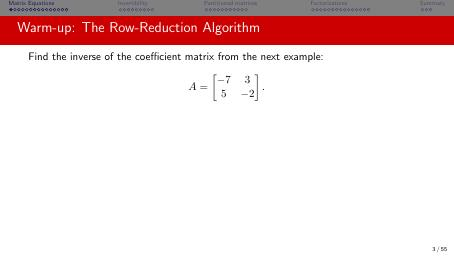
#> input picture tmp/pdfs/lecture5-qa/page-003.jpg, 454 x 256 px; its folder holds only this picture in this run
$ python make_montage.py
#> lines starting #> are read from the running program, lines starting #| are printed output that depends on the picture
from pathlib import Path
from PIL import Image, ImageDraw

root = Path(__file__).parent
pages = sorted(root.glob("page-*.jpg"))
thumb_w, thumb_h = 384, 216
cols, rows = 4, 3
for sheet_index in range(0, len(pages), cols * rows):
    group = pages[sheet_index:sheet_index + cols * rows]
    sheet = Image.new("RGB", (cols * thumb_w, rows * (thumb_h + 22)), "white")
#> sheet: PIL image 1536x714 RGB; every value is 255
    draw = ImageDraw.Draw(sheet)
    for i, path in enumerate(group):
        with Image.open(path) as src:
#> src is the input picture: PIL image 454x256 RGB; mean R, G, B 239.3, 217.7, 218
            thumb = src.convert("RGB").resize((thumb_w, thumb_h))
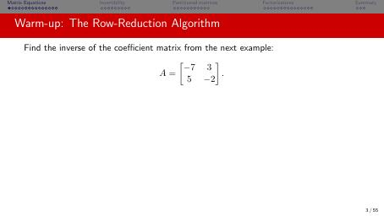
#> thumb: PIL image 384x216 RGB; mean R, G, B 239.3, 217.7, 217.9
        x = (i % cols) * thumb_w
        y = (i // cols) * (thumb_h + 22)
        sheet.paste(thumb, (x, y))
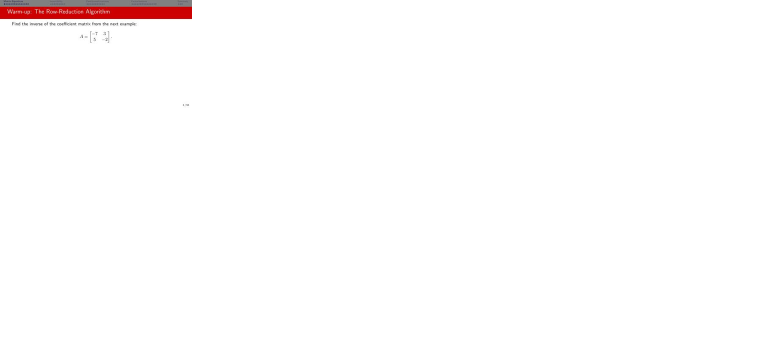
#> sheet: PIL image 1536x714 RGB (shown at 1/2 size); mean R, G, B 253.8, 252.2, 252.2
        page_no = sheet_index + i + 1
        draw.text((x + 6, y + thumb_h + 3), f"PDF page {page_no}", fill="black")
    out = root / f"contact-{sheet_index // (cols * rows) + 1:02d}.jpg"
    sheet.save(out, quality=88)

$ run again, on tmp/pdfs/lecture5-qa/page-008.jpg
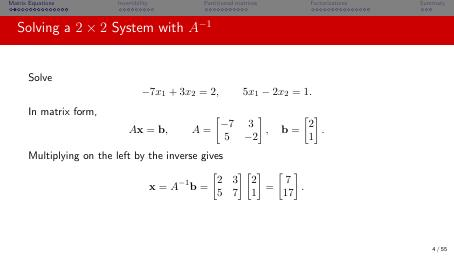
#> input picture tmp/pdfs/lecture5-qa/page-008.jpg, 454 x 256 px
#> src is the input picture: PIL image 454x256 RGB; mean R, G, B 238.1, 216.1, 216.3
#> `thumb = src.convert("RGB").resize((thumb_w, thumb_h))`:
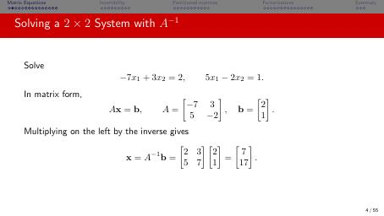
#> thumb: PIL image 384x216 RGB; mean R, G, B 238, 216, 216.2
#> `sheet.paste(thumb, (x, y))`:
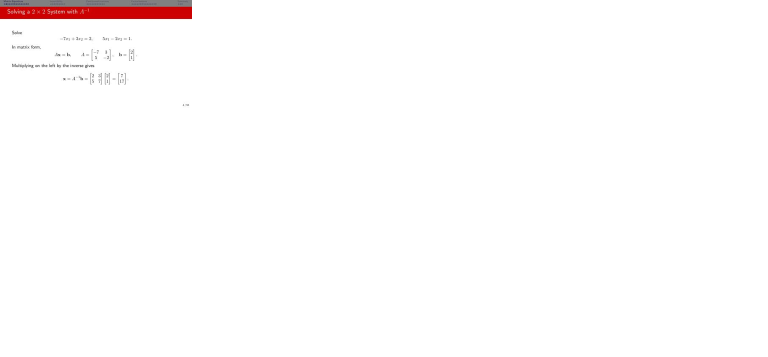
#> sheet: PIL image 1536x714 RGB (shown at 1/2 size); mean R, G, B 253.7, 252.1, 252.1

$ run again, on tmp/pdfs/lecture5-qa/page-009.jpg
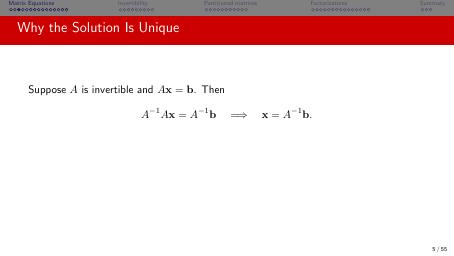
#> input picture tmp/pdfs/lecture5-qa/page-009.jpg, 454 x 256 px
#> src is the input picture: PIL image 454x256 RGB; mean R, G, B 239.7, 217.7, 217.9
#> `thumb = src.convert("RGB").resize((thumb_w, thumb_h))`:
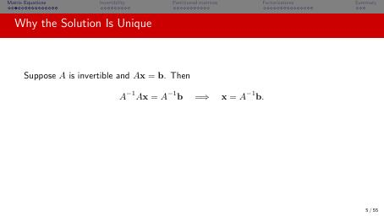
#> thumb: PIL image 384x216 RGB; mean R, G, B 239.6, 217.6, 217.8
#> `sheet.paste(thumb, (x, y))`:
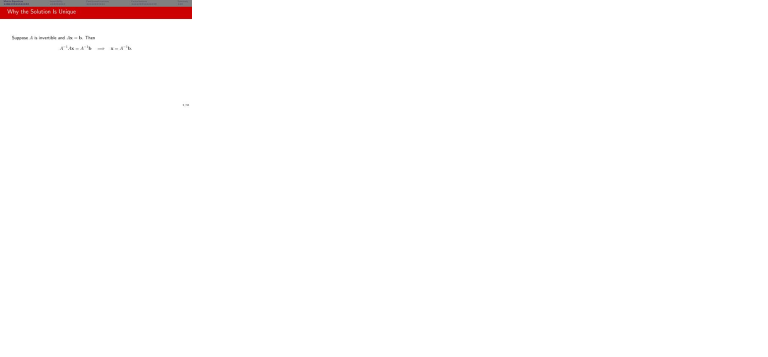
#> sheet: PIL image 1536x714 RGB (shown at 1/2 size); mean R, G, B 253.8, 252.2, 252.2

$ run again, on tmp/pdfs/lecture5-qa/page-004.jpg
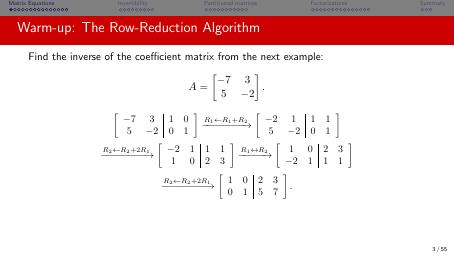
#> input picture tmp/pdfs/lecture5-qa/page-004.jpg, 454 x 256 px
#> src is the input picture: PIL image 454x256 RGB; mean R, G, B 237.3, 215.7, 215.9
#> `thumb = src.convert("RGB").resize((thumb_w, thumb_h))`:
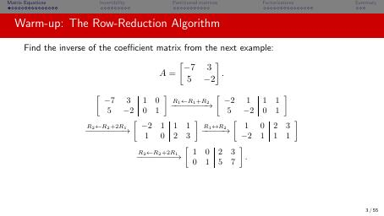
#> thumb: PIL image 384x216 RGB; mean R, G, B 237.2, 215.6, 215.8
